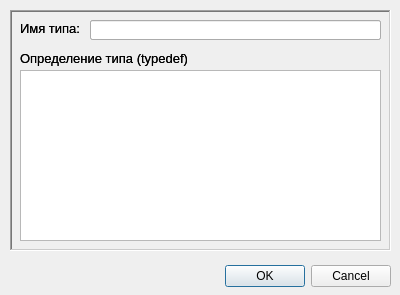
<?xml version="1.0" encoding="UTF-8"?>
<ui version="4.0">
 <class>QDataTypeEditor</class>
 <widget class="QDialog" name="QDataTypeEditor">
  <property name="geometry">
   <rect>
    <x>0</x>
    <y>0</y>
    <width>400</width>
    <height>295</height>
   </rect>
  </property>
  <property name="windowTitle">
   <string>Dialog</string>
  </property>
  <widget class="QDialogButtonBox" name="buttonBox">
   <property name="geometry">
    <rect>
     <x>50</x>
     <y>260</y>
     <width>341</width>
     <height>32</height>
    </rect>
   </property>
   <property name="orientation">
    <enum>Qt::Horizontal</enum>
   </property>
   <property name="standardButtons">
    <set>QDialogButtonBox::Cancel|QDialogButtonBox::Ok</set>
   </property>
  </widget>
  <widget class="QWidget" name="wizardWidget" native="true">
   <property name="geometry">
    <rect>
     <x>0</x>
     <y>0</y>
     <width>401</width>
     <height>261</height>
    </rect>
   </property>
   <widget class="QFrame" name="frame">
    <property name="geometry">
     <rect>
      <x>10</x>
      <y>10</y>
      <width>381</width>
      <height>241</height>
     </rect>
    </property>
    <property name="frameShape">
     <enum>QFrame::WinPanel</enum>
    </property>
    <property name="frameShadow">
     <enum>QFrame::Sunken</enum>
    </property>
    <widget class="QLabel" name="label">
     <property name="geometry">
      <rect>
       <x>10</x>
       <y>10</y>
       <width>59</width>
       <height>16</height>
      </rect>
     </property>
     <property name="font">
      <font>
       <pointsize>10</pointsize>
      </font>
     </property>
     <property name="text">
      <string>Имя типа:</string>
     </property>
    </widget>
    <widget class="QLineEdit" name="typeNameWizardEdit">
     <property name="geometry">
      <rect>
       <x>80</x>
       <y>10</y>
       <width>291</width>
       <height>20</height>
      </rect>
     </property>
    </widget>
    <widget class="QLabel" name="label_2">
     <property name="geometry">
      <rect>
       <x>10</x>
       <y>40</y>
       <width>167</width>
       <height>16</height>
      </rect>
     </property>
     <property name="font">
      <font>
       <pointsize>10</pointsize>
      </font>
     </property>
     <property name="text">
      <string>Определение типа (typedef)</string>
     </property>
    </widget>
    <widget class="QPlainTextEdit" name="typedefWizardTextEdit">
     <property name="geometry">
      <rect>
       <x>10</x>
       <y>60</y>
       <width>361</width>
       <height>171</height>
      </rect>
     </property>
    </widget>
   </widget>
  </widget>
  <widget class="QWidget" name="editorWidget" native="true">
   <property name="geometry">
    <rect>
     <x>0</x>
     <y>0</y>
     <width>401</width>
     <height>261</height>
    </rect>
   </property>
   <widget class="QFrame" name="frame_2">
    <property name="geometry">
     <rect>
      <x>10</x>
      <y>10</y>
      <width>381</width>
      <height>241</height>
     </rect>
    </property>
    <property name="frameShape">
     <enum>QFrame::WinPanel</enum>
    </property>
    <property name="frameShadow">
     <enum>QFrame::Sunken</enum>
    </property>
    <widget class="QLabel" name="label_3">
     <property name="geometry">
      <rect>
       <x>10</x>
       <y>10</y>
       <width>59</width>
       <height>16</height>
      </rect>
     </property>
     <property name="font">
      <font>
       <pointsize>10</pointsize>
      </font>
     </property>
     <property name="text">
      <string>Имя типа:</string>
     </property>
    </widget>
    <widget class="QLineEdit" name="typeNameEditorEdit">
     <property name="geometry">
      <rect>
       <x>80</x>
       <y>10</y>
       <width>291</width>
       <height>20</height>
      </rect>
     </property>
     <property name="readOnly">
      <bool>false</bool>
     </property>
    </widget>
    <widget class="QLabel" name="label_4">
     <property name="geometry">
      <rect>
       <x>10</x>
       <y>40</y>
       <width>167</width>
       <height>16</height>
      </rect>
     </property>
     <property name="font">
      <font>
       <pointsize>10</pointsize>
      </font>
     </property>
     <property name="text">
      <string>Определение типа (typedef)</string>
     </property>
    </widget>
    <widget class="QPlainTextEdit" name="typedefEditorTextEdit">
     <property name="geometry">
      <rect>
       <x>10</x>
       <y>60</y>
       <width>361</width>
       <height>171</height>
      </rect>
     </property>
    </widget>
   </widget>
  </widget>
 </widget>
 <resources/>
 <connections>
  <connection>
   <sender>buttonBox</sender>
   <signal>accepted()</signal>
   <receiver>QDataTypeEditor</receiver>
   <slot>accept()</slot>
   <hints>
    <hint type="sourcelabel">
     <x>248</x>
     <y>254</y>
    </hint>
    <hint type="destinationlabel">
     <x>157</x>
     <y>274</y>
    </hint>
   </hints>
  </connection>
  <connection>
   <sender>buttonBox</sender>
   <signal>rejected()</signal>
   <receiver>QDataTypeEditor</receiver>
   <slot>reject()</slot>
   <hints>
    <hint type="sourcelabel">
     <x>316</x>
     <y>260</y>
    </hint>
    <hint type="destinationlabel">
     <x>286</x>
     <y>274</y>
    </hint>
   </hints>
  </connection>
 </connections>
</ui>
